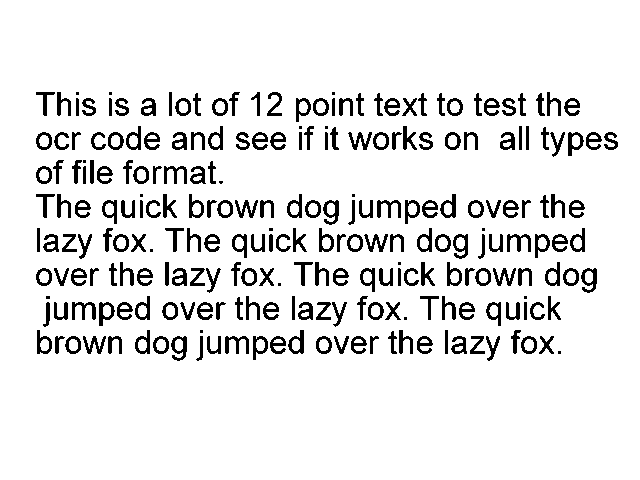
#> input picture optical-character-recognition/input.png, 640 x 480 px
$ python ocr.py
#> lines starting #> are read from the running program, lines starting #| are printed output that depends on the picture; after the words box and inside, x2 and y2 are one past the last pixel; in counts of white or black regions, pixels touching at a corner belong together
# must for mac do 'brew install tesseract'
import pytesseract
import cv2 #opencv-python

# print images supported by pytesseract
#print(pytesseract.get_languages())

# read the image using OpenCV
image = cv2.imread("input.png")
#> image is the input picture: shape (480, 640, 3); 90.5% white; 239 black regions (19 under 20 px), largest, box (x1, y1, x2, y2) and area: (72, 302, 96, 320) 207, (377, 200, 401, 218) 206, (225, 336, 249, 354) 206
image = cv2.imread("input-eng-jpn.png")
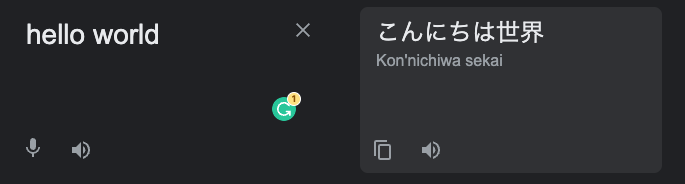
#> input picture optical-character-recognition/input-eng-jpn.png, 685 x 184 px
#> image is the input picture: shape (184, 685, 3); mean B, G, R 47.1, 44.3, 42.9
image = cv2.imread("input-jpn.png")
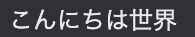
#> input picture optical-character-recognition/input-jpn.png, 195 x 37 px
#> image is the input picture: shape (37, 195, 3); mean B, G, R 77.7, 74.7, 73.6
# or you can use Pillow
# image = Image.open("input.png")

# get the string
#> (the run stopped early here; a loop or call above may not have finished)
